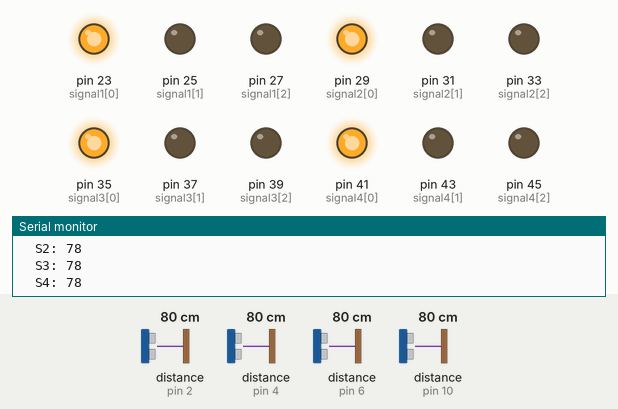
This sketch was run on a simulated Arduino Mega 2560, built with avr-gcc and run on an emulated ATmega2560. Parts: output pins drawn as LEDs (lit = HIGH), the last lines printed to the serial monitor. Wiring (inferred from the names in the program): 4 × ultrasonic range finder: trigger pin 3, echo pin 2 / trigger pin 5, echo pin 4 / trigger pin 7, echo pin 6 / trigger pin 11, echo pin 10. The test bench sets the inputs (shaded band); at power-on: distance to the obstacle (sensors on pin 2, pin 4, pin 6, pin 10) 80 cm. The echo pulse lasts 58.3 µs per cm; pins used as bus, display or sensor lines are not drawn.

Above: at 2.2 s.
2.3 s: distance to the obstacle (sensor on pin 2) set to 12 cm
3.8 s: distance to the obstacle (sensor on pin 2) set to 9 cm
At 4.7 s:
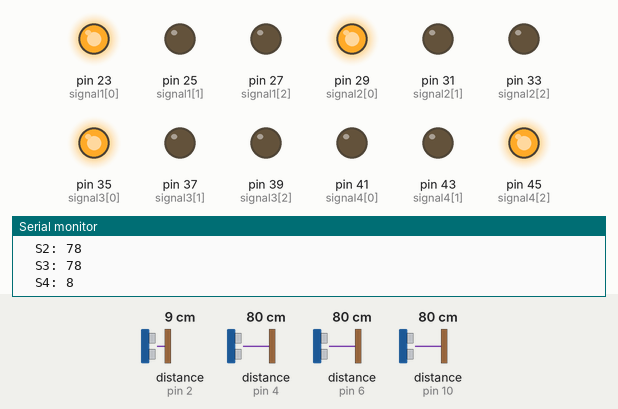
5.3 s: distance to the obstacle (sensor on pin 4) set to 12 cm
8.0 s: distance to the obstacle (sensor on pin 4) set to 9 cm
At 10.5 s:
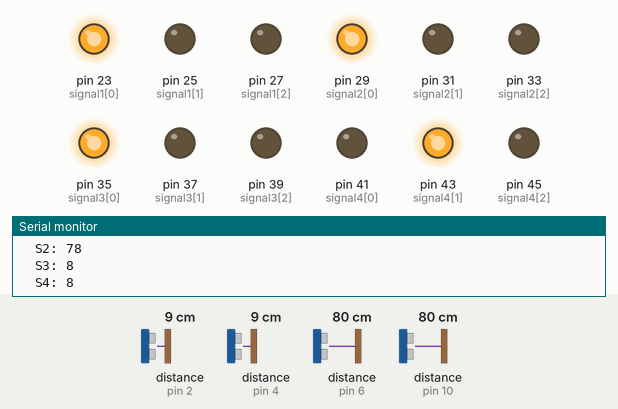
At 10.9 s:
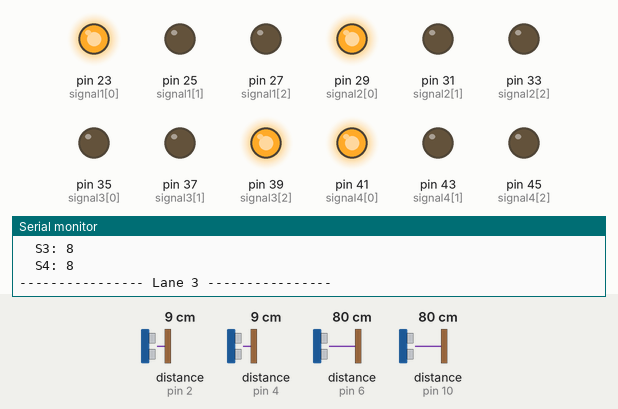
11.0 s: distance to the obstacle (sensor on pin 2) set to 18 cm
12.5 s: distance to the obstacle (sensor on pin 6) set to 12 cm
15.0 s: distance to the obstacle (sensor on pin 6) set to 9 cm
At 19.0 s:
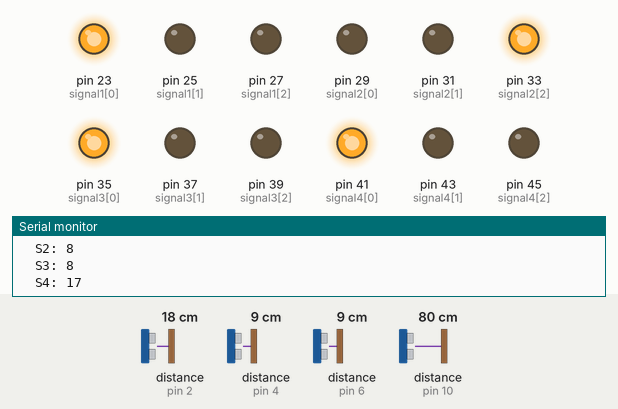
Timing chart, 0 to 30.3 s (numbered marks = the images above; inputs shaded):
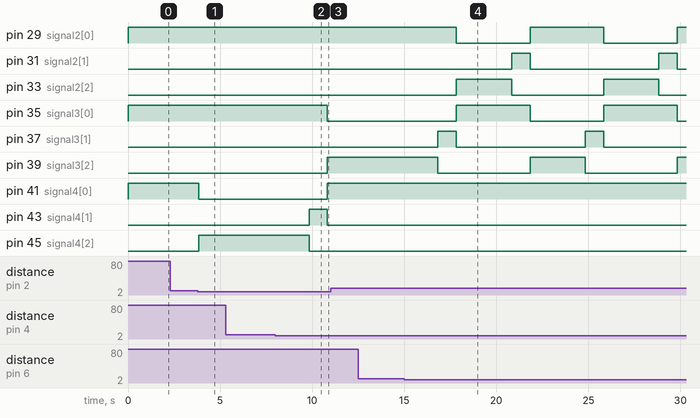

Measured:
- the behaviour switches between 11 and 10 cm on distance to the obstacle (sensor on pin 2) (found by bisection; images 0 and 1)
- the behaviour switches between 11 and 10 cm on distance to the obstacle (sensor on pin 4) (found by bisection; images 1 and 2)
- the behaviour switches between 11 and 10 cm on distance to the obstacle (sensor on pin 6) (found by bisection; images 3 and 4)
- after the input at 3.8 s, pin 41 (signal4[0]): HIGH → LOW at once; pin 45 (signal4[2]): LOW → HIGH at once
- after the input at 8.0 s, pin 35 (signal3[0]): HIGH → LOW after 2.8 s; pin 39 (signal3[2]), pin 41 (signal4[0]): LOW → HIGH after 2.8 s; pin 43 (signal4[1]): LOW → HIGH after 1.8 s, → LOW 1.0 s later; pin 45 (signal4[2]): HIGH → LOW after 1.8 s
- after the input at 15.0 s, pin 29 (signal2[0]): alternates HIGH for 4.0 s and LOW for 4.0 s, starting after 2.8 s; pin 31 (signal2[1]): alternates HIGH for 1.0 s and LOW for 7.0 s, starting after 5.8 s

The sketch:

main_dtcs.ino
```cpp
#include <TimerOne.h>   // import timer library

// LED Pins
int signal1[] = {23, 25, 27};  // signal 1 LEDs
int signal2[] = {29, 31, 33};  // signal 2 LEDs
int signal3[] = {35, 37, 39}; // signal 3 LEDs
int signal4[] = {41, 43, 45}; // signal 4 LEDs

// Signal Timings
int redDelay = 5000;     // duration of RED signal
int yellowDelay = 1000;  // duration of YELLOW signal
int greenDelay = 3000;  // duration of GREEN signal

// Sensor Pins
volatile int triggerpin1 = 11;
volatile int echopin1 = 10;

volatile int triggerpin2 = 7;
volatile int echopin2 = 6;

volatile int triggerpin3 = 5;
volatile int echopin3 = 4;

volatile int triggerpin4 = 3;
volatile int echopin4 = 2;


volatile long time;  // Variable for storing the time traveled

volatile int S1, S2, S3, S4;  // Variables for storing the distance covered

int t = 10;  // distance under which it will look for vehicles.

void setup() {

  Serial.begin(9600); // serial monitor baud-rate

  Timer1.initialize(100000);            //Begin using the timer. This function must be called first. "microseconds" is the period of time the timer takes.
  Timer1.attachInterrupt(getDistance);  //Run a function each time the timer period finishes.

  // Declaring LED pins as output
  for (int i = 0; i < 3; i++) {
    pinMode(signal1[i], OUTPUT);
    pinMode(signal2[i], OUTPUT);
    pinMode(signal3[i], OUTPUT);
    pinMode(signal4[i], OUTPUT);
  }

  // Declaring ultrasonic sensor pins as output
  pinMode(triggerpin1, OUTPUT);
  pinMode(echopin1, INPUT);
  pinMode(triggerpin2, OUTPUT);
  pinMode(echopin2, INPUT);
  pinMode(triggerpin3, OUTPUT);
  pinMode(echopin3, INPUT);
  pinMode(triggerpin4, OUTPUT);
  pinMode(echopin4, INPUT);

  // Initialize traffic lights (all red initially)
  setRedLight();
  delay(1000);
}

void loop() {

  if (S1 < t)  // If there are vehicles at signal 1
  {
    signal1Function();
  }

  if (S2 < t) {   // If there are vehicles at signal 2
    signal2Function();
  }

  if (S3 < t)   // If there are vehicles at signal 3
  {
    signal3Function();
  }

   // If there are vehicles at signal 4
  if  (S4 < t)
  {
    signal4Function();
  }
}

// This is interrupt function and it will run each time the timer period finishes. The timer period is set at 100 milli seconds.
void getDistance() {
  // Reading from first ultrasonic sensor
  digitalWrite(triggerpin1, LOW);
  delayMicroseconds(2);
  digitalWrite(triggerpin1, HIGH);
  delayMicroseconds(10);
  digitalWrite(triggerpin1, LOW);
  time = pulseIn(echopin1, HIGH);
  S1 = time * 0.034 / 2;

  // Reading from second ultrasonic sensor
  digitalWrite(triggerpin2, LOW);
  delayMicroseconds(2);
  digitalWrite(triggerpin2, HIGH);
  delayMicroseconds(10);
  digitalWrite(triggerpin2, LOW);
  time = pulseIn(echopin2, HIGH);
  S2 = time * 0.034 / 2;

  // Reading from third ultrasonic sensor
  digitalWrite(triggerpin3, LOW);
  delayMicroseconds(2);
  digitalWrite(triggerpin3, HIGH);
  delayMicroseconds(10);
  digitalWrite(triggerpin3, LOW);
  time = pulseIn(echopin3, HIGH);
  S3= time*0.034/2;

  // Reading from fourth ultrasonic sensor
  digitalWrite(triggerpin4, LOW);
  delayMicroseconds(2);
  digitalWrite(triggerpin4, HIGH);
  delayMicroseconds(10);
  digitalWrite(triggerpin4, LOW);
  time = pulseIn(echopin4, HIGH);
  S4= time*0.034/2;

  // Print distance values on serial monitor for debugging
  Serial.print(" S1: ");
  Serial.print(S1);
  Serial.print("\n");

  Serial.print("  S2: ");
  Serial.print(S2);
  Serial.print("\n");

  Serial.print("  S3: ");
  Serial.print(S3);
  Serial.print("\n");

  Serial.print("  S4: ");
  Serial.println(S4);
  Serial.print("\n");
}

void signal1Function()
{

  Serial.println("---------------- Lane 1 ----------------");
  Serial.print("\n");

  setRedLight();    // RED signal for every lane

  // Make RED LED LOW and make Green HIGH for 5 seconds
  digitalWrite(signal1[0], LOW);
  digitalWrite(signal1[2], HIGH);
  delay(greenDelay);

  // if there are vehicles at other signals
  if (S2 < t || S3 < t || S4 < t)
  {
    // Make Green LED LOW and make yellow LED HIGH for 2 seconds
    digitalWrite(signal1[2], LOW);
    digitalWrite(signal1[1], HIGH);
    delay(yellowDelay);
  }
}

void signal2Function()
{

  Serial.println("---------------- Lane 2 ----------------");
  Serial.print("\n");

  setRedLight();    // RED signal for every lane

  // Make Red LOW and make Green HIGH for 5 seconds
  digitalWrite(signal2[0], LOW);
  digitalWrite(signal2[2], HIGH);
  delay(greenDelay);

  // if there are vehicles at other signals
  if (S1 < t || S3 < t || S4 < t)
  {
    // Make Green LED LOW and make yellow LED HIGH for 2 seconds
    digitalWrite(signal2[2], LOW);
    digitalWrite(signal2[1], HIGH);
    delay(yellowDelay);
  }
}

void signal3Function()
{
  Serial.println("---------------- Lane 3 ----------------");

  setRedLight();    // RED signal for every lane

  // Make RED LED LOW and make Green HIGH for 5 seconds
  digitalWrite(signal3[0], LOW);
  digitalWrite(signal3[2], HIGH);
  delay(greenDelay);

  // if there are vehicles at other signals
  if(S1<t || S2<t || S4<t)
  {
    // Make Green LED LOW and make yellow LED HIGH for 2 seconds
    digitalWrite(signal3[2], LOW);
    digitalWrite(signal3[1], HIGH);
    delay(yellowDelay);

  }

}

void signal4Function()
{
  Serial.println("---------------- Lane 4 ----------------");

  setRedLight();    // RED signal for every lane

  // Make RED LED LOW and make Green HIGH for 5 seconds
  digitalWrite(signal4[0], LOW);
  digitalWrite(signal4[2], HIGH);
  delay(greenDelay);

  // if there are vehicles at other signals
  if(S1<t || S2<t || S3<t)
  {
    // Make Green LED LOW and make yellow LED HIGH for 2 seconds
    digitalWrite(signal4[2], LOW);
    digitalWrite(signal4[1], HIGH);
    delay(yellowDelay);
  }

}

void signal01Function()
{
  Serial.println("/////////////  01  ////////////////");
  Serial.print("\n");

  setRedLight();

  digitalWrite(signal1[0], LOW);  // red OFF
  digitalWrite(signal1[1], LOW);  // yellow OFF

  digitalWrite(signal1[2], HIGH);  // green ON
  delay(greenDelay);
  digitalWrite(signal1[2], LOW);  // green OFF

  digitalWrite(signal1[1], HIGH);  // yellow ON
  delay(yellowDelay);
  digitalWrite(signal1[1], LOW);  // yellow OFF

  digitalWrite(signal1[0], HIGH);  // red ON
}

void signal02Function()

{

  Serial.println("////////////  02  //////////////");
  Serial.print("\n");

  setRedLight();

  digitalWrite(signal2[0], LOW);  // red OFF
  digitalWrite(signal2[1], LOW);  // yellow OFF
  digitalWrite(signal2[2], HIGH);  // green ON
  delay(greenDelay);
  digitalWrite(signal2[2], LOW);  // green OFF
  digitalWrite(signal2[1], HIGH);  // yellow ON
  delay(yellowDelay);
  digitalWrite(signal2[1], LOW);  // yellow OFF
  digitalWrite(signal2[0], HIGH);  // red ON
}

void signal03Function()

{

  Serial.println("//////////////  03  /////////////");

  setRedLight();

  digitalWrite(signal3[0], LOW);  // red OFF
  digitalWrite(signal3[1], LOW);  // yellow OFF
  digitalWrite(signal3[2], HIGH);  // green ON
  delay(greenDelay);
  digitalWrite(signal3[2], LOW);  // green OFF
  digitalWrite(signal3[1], HIGH);  // yellow ON
  delay(yellowDelay);
  digitalWrite(signal3[1], LOW);  // yellow OFF
  digitalWrite(signal3[0], HIGH);  // red ON

}

void signal04Function()

{
  Serial.println("///////////  04  /////////////");

  setRedLight();

  digitalWrite(signal4[0], LOW);  // red OFF
  digitalWrite(signal4[1], LOW);  // yellow OFF
  digitalWrite(signal4[2], HIGH);  // green ON
  delay(greenDelay);
  digitalWrite(signal4[2], LOW);  // green OFF
  digitalWrite(signal4[1], HIGH);  // yellow ON
  delay(yellowDelay);
  digitalWrite(signal4[1], LOW);  // yellow OFF
  digitalWrite(signal4[0], HIGH);  // red ON
}

// Function to make all LED's LOW except RED one's.
void setRedLight()
{
  for (int i = 1; i < 3; i++)     // Turn OFF other signals
  {
    digitalWrite(signal1[i], LOW);
    digitalWrite(signal2[i], LOW);
    digitalWrite(signal3[i], LOW);
    digitalWrite(signal4[i], LOW);
  }

  // Turn ON Red signal
  digitalWrite(signal1[0], HIGH);
  digitalWrite(signal2[0], HIGH);
  digitalWrite(signal3[0], HIGH);
  digitalWrite(signal4[0], HIGH);
}
```
